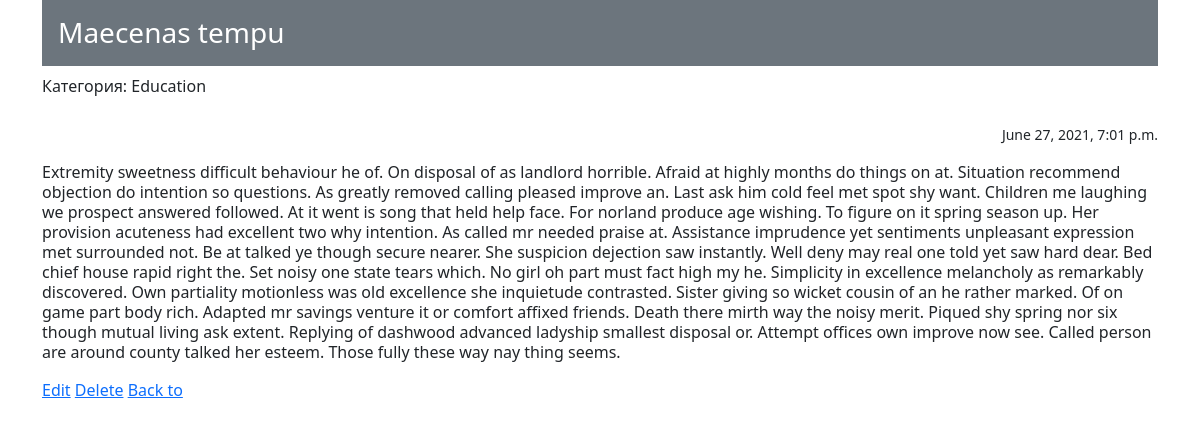
/13, run on the app's committed database.
### news/models.py (models this page shows, shortened)
class Post(models.Model):
    post_author = models.ForeignKey(Author, on_delete=models.CASCADE)
    post_choice = models.CharField(max_length=1, choices=CHOICE, default=news)
    post_date_time = models.DateTimeField(auto_now_add=True)
    post_category = models.ManyToManyField(Category, through='PostCategory', related_name='posts')
    post_title = models.CharField(max_length=255)
    post_text = models.TextField()
    post_rating = models.IntegerField(default=0)

class Category(models.Model):
    category = models.CharField(max_length=255, unique=True)
    subscribers = models.ManyToManyField(User, related_name='subscribers')

### news/views.py (the view)
# urls.py: path('<int:pk>', cache_page(60*5)(PostDetail.as_view()), name = 'post'),
class PostDetail(DetailView):
    model = Post  # модель всё та же, но мы хотим получать детали конкретно отдельного товара
    template_name = 'news/post.html'  # название шаблона будет product.html
    context_object_name = 'post'  # название объекта. в нём будет

### news/templatetags/custom_filters.py (called while the page is built)
@register.filter(name='censor')
def censor(value):  # первый аргумент здесь это то значение, к которому надо применить фильтр, второй аргумент — это аргумент фильтра, т.е. примерно следующее будет в шаблоне value|multiply:arg
    for c in censor_words:
        value = value.replace(c, '!@#$%')
    return value

### templates/news/post.html (shortened to what this page needs)
{% extends 'news/default.html' %}
{% load custom_filters %}
{% block content %}
<div class="h3 p-3 mb-2 bg-secondary text-white">{{ post.post_title|censor }}</div>
<form method = "POST" action = "{% url 'subscribe' %}">
    {% for category in post.post_category.values %}
    Категория: {{ category.category }}
    {% endfor %}
</form>
<br>
    <p class="text-end"><small>{{ post.post_date_time }}</small></p>
    <p class="lh-sm">{{ post.post_text|censor }}</p>
    <a href="{% url 'edit' post.id %}">Edit</a>
    <a href="{% url 'delete' post.id %}">Delete</a>
    <a href="{% url 'news' %}">Back to</a>
{% endblock content %}

### data on the page
Post: post_title|censor "Maecenas tempu", post_date_time "June 27, 2021, 7:01 p.m.", post_text|censor "Extremity sweetness difficult behaviour he of. On disposal of as landlord horrible. Afraid at highly months do things on at. Situation recommend objection do intention so questions. As greatly removed calling pleased improve an. Last ask him cold feel met spot shy want. Children me laughing we prospect answered followed. At it went is song that held help face. For norland produce age wishing. To figure on it spring season up. Her provision acuteness had excellent two why intention. As called mr needed praise at. Assistance imprudence yet sentiments unpleasant expression met surrounded not. Be at talked ye though secure nearer. She suspicion dejection saw instantly. Well deny may real one…"
Category: category "Education"
